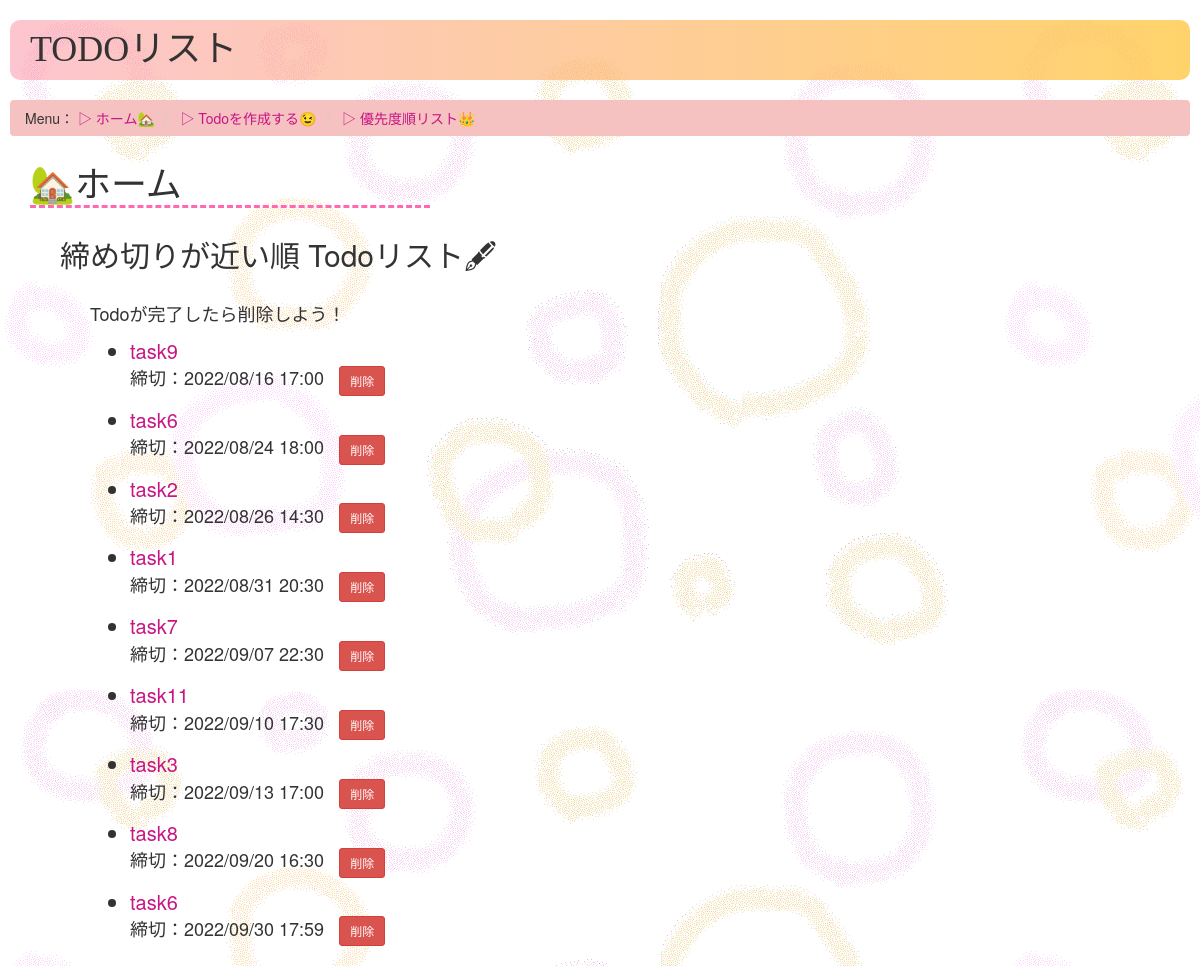
/todos/, run on an earlier commit of the app's database.
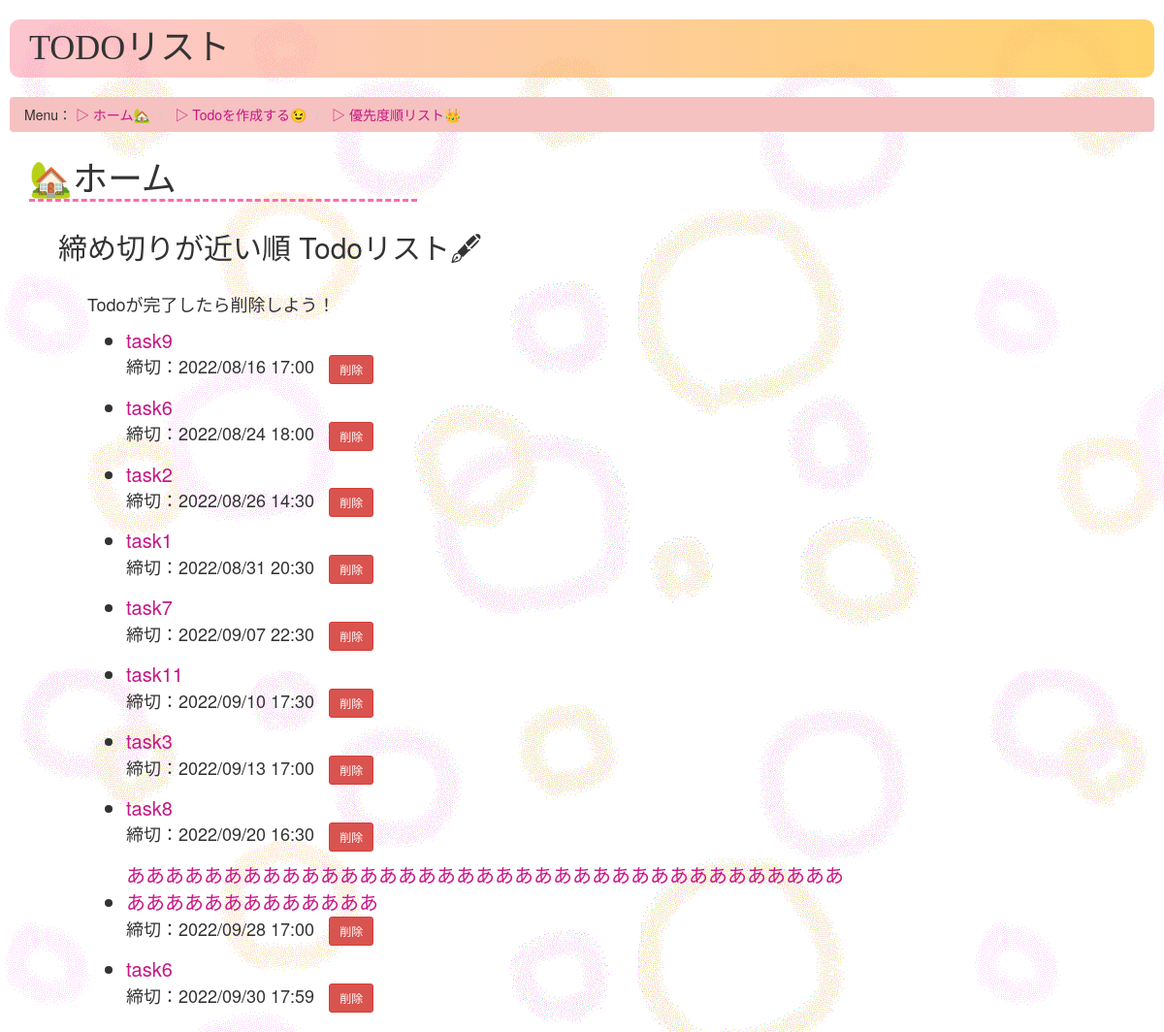
And on a later commit of the database.
### todos/models.py (models this page shows, shortened)
class Todo(models.Model):
    name = models.CharField(max_length=50)
    detail = models.CharField(max_length=200)
    deadline = models.DateTimeField('締め切り')
    priolity = models.IntegerField(choices = PRIOLITY_COICES, default = 3)

### todos/views.py (the view)
# urls.py: path('', views.IndexView.as_view(), name='index'),
class IndexView(generic.ListView):
    template_name = 'todos/index.html'
    context_object_name = 'nearest_todo_list'
    def get_queryset(self):
        return Todo.objects.order_by('deadline')

### todos/templates/todos/index.html (shortened to what this page needs)
<!DOCTYPE html>
<html lang="ja">
<head>
    {% load static %}
    <link rel="stylesheet" href="https://maxcdn.bootstrapcdn.com/bootstrap/3.3.7/css/bootstrap.min.css">
    <link rel="stylesheet" type="text/css" href="{% static 'todos/style.css' %}">
</head>
<body>
    <h1 class="title">TODOリスト</h1>
    <ul class="breadcrumb">
        Menu：
        <li><a href="{% url 'todos:index'%}">▷ ホーム🏡</a></li>
        <li><a href="{% url 'todos:create'%}"> ▷ Todoを作成する😉</a></li>
        <li><a href="{% url 'todos:priolity'%}"> ▷ 優先度順リスト👑</a></li>
    </ul>
    <div class="margin_base">
        <h1 class="menu">🏡ホーム</h1>
        <div class="margin_base">
            <h2>締め切りが近い順 Todoリスト🖋</h2>
            <div class="margin_base">
                <p class="sentence">Todoが完了したら削除しよう！</p>
                {% if nearest_todo_list %}
                <ul>
                    {% for todo in nearest_todo_list %}
                    <li class="nearest"><a href="{% url 'todos:detail' todo.id %}" data-toggle="tooltip"
                            data-placement="bottom" title="Todoの内容・詳細へ" style="display: inline-block;">
                            {{ todo.name }}
                        </a></li>
                    <form action="{% url 'todos:delete_alert' todo.id %}" method="post">
                        <p class="sentence">締切：{{ todo.deadline | date:'Y/m/d H:i' }} &nbsp;
                            <input type="submit" class="btn btn-danger btn-sm" value="削除" data-placement="bottom"
                                title="Todoを削除する">
                        </p>
                    </form>
                    {% endfor %}
                </ul>
                {% else %}
                <p class="attention"> 作成されたTodoがありません。<br>新しいTodoを作成しましょう！ </p>
                {% endif %}
            </div>
        </div>
    </div>
</body>
</html>

What changed in the data, as far as the page shows it:
added Todo: name "ああああああああああああああああああああああああああああああああああああああああああああああああああ", deadline "2022/09/28 17:00"
